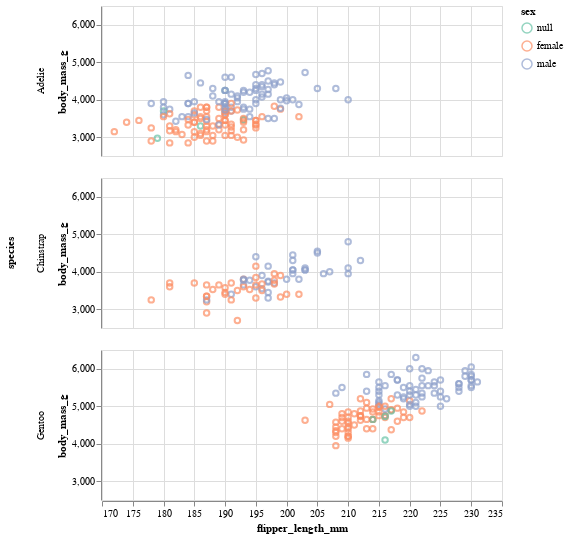

Source (notebook cell):
### Markdown cell above
#### Example 1: Color schemes
> Scatter flipper length vs body mass for each species, colored by sex

### Code cell
(
    alt.Chart(penguins)
    .mark_point()
    .encode(
        x=alt.X("flipper_length_mm", scale=alt.Scale(zero=False)),
        y=alt.Y("body_mass_g", scale=alt.Scale(zero=False)),
        color=alt.Color("sex:N", scale=alt.Scale(scheme="set2")),
    )
    .properties(width=400, height=150)
    .facet(row="species")
)

### Figure 1 — Vega-Lite specification as saved in the notebook (floating-point values rounded to 4 significant figures; data arrays with more than 128 entries replaced by an {"elided": "..."} marker saying what was removed)
{"config": {"view": {"continuousWidth": 300, "continuousHeight": 300}}, "data": {"name": "data-d845c810a85f4a52a4f81efae2265160"}, "facet": {"row": {"field": "species", "type": "nominal"}}, "spec": {"mark": {"type": "point"}, "encoding": {"color": {"field": "sex", "scale": {"scheme": "set2"}, "type": "nominal"}, "x": {"field": "flipper_length_mm", "scale": {"zero": false}, "type": "quantitative"}, "y": {"field": "body_mass_g", "scale": {"zero": false}, "type": "quantitative"}}, "height": 150, "width": 400}, "$schema": "https://vega.github.io/schema/vega-lite/v5.17.0.json", "datasets": {"data-d845c810a85f4a52a4f81efae2265160": {"elided": "344 records"}}}
